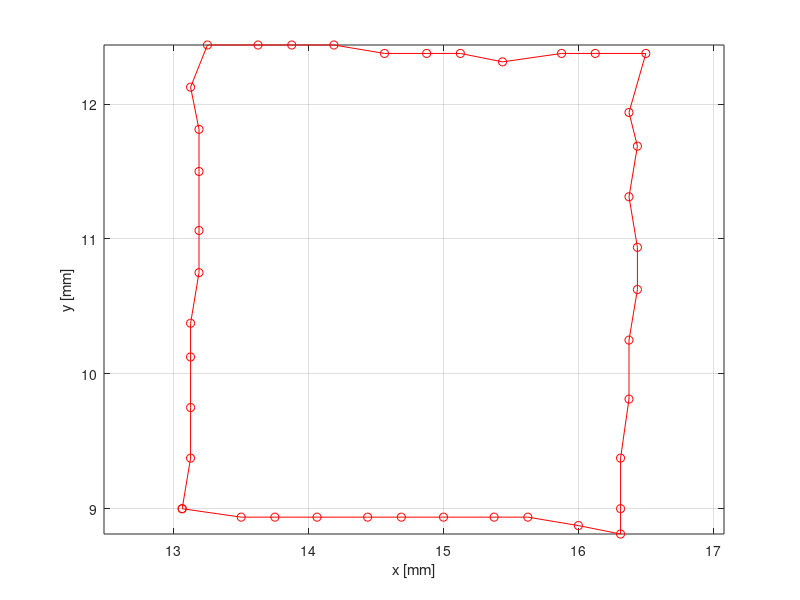

Recreate this plot in MATLAB.
%% Lab07

clear all
close all

%% Print rectangula trajectory 
cal = 16;
coord = importdata('RectangularCoord.txt');
figure(1);
title('MoveMotorRectangular');
plot(coord(:,1)/cal,coord(:,2)/cal,'ro-');
xlabel('x [mm]');
ylabel('y [mm]');
grid on
axis equal